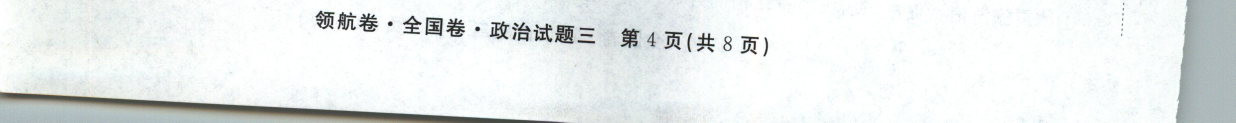
#> input picture testPic/pic_name.jpg, 2472 x 245 px (shown at 1/2 size)
$ python readPicNo.py
#> lines starting #> are read from the running program, lines starting #| are printed output that depends on the picture
#   _*_ coding:utf-8 _*_
#从图片上扣一块下来。并且分析哪个图是哪张纸。
__author__ = 'admin'
from PIL import Image, ImageDraw, ImageFont
import cv2
from aip import AipOcr
import re
import configparser


def get_file_content(file):
    with open(file, 'rb') as fp:
        return fp.read()

def img_to_str(image_path):
    image = get_file_content(image_path)
    # 通用文字识别（可以根据需求进行更改）
    result = client.basicGeneral(image)
    return result

# if __name__ == '__main__':
def getInfo(file_path):
    # file_path = 'testPic/2019-12-20-0101.jpg'
#> called with file_path = 'testPic/pic_name.jpg'
    img = cv2.imread(file_path)
#> img is the input picture: shape (245, 2472, 3); mean B, G, R 235.8, 236.3, 232.4
    sp = img.shape
#> sp = (245, 2472, 3)

    sz1 = sp[0]  # height(rows) of image
#> sz1 = 245
    sz2 = sp[1]  # width(colums) of image
#> sz2 = 2472

    zuoshangX = 0
    zuoshangY = sz1 * 0.93
#> zuoshangY = 227.9
    youxiaX = sz2
#> youxiaX = 2472
    youxiaY = sz1
#> youxiaY = 245

    im = Image.open(file_path)
    #   设置抠图区域
    box = (zuoshangX, zuoshangY, youxiaX, youxiaY)
#> box = (0, 227.9, 2472, 245)
    #   从图片上抠下此区域
    region = im.crop(box)
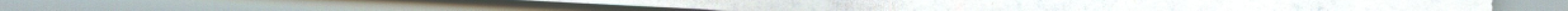
#> region: PIL image 2472x17 RGB (shown at 1/2 size); mean R, G, B 201.9, 207.2, 205.1
    newPic = "testPic/pic_name.jpg"
    region.save(newPic, quality=95)

    config = configparser.ConfigParser()
    config.read("config/config.ini", encoding="utf-8")
#> (the run stopped early here; a loop or call above may not have finished)

$ run again, with testPic/2019-12-20-0012.jpg copied over testPic/pic_name.jpg
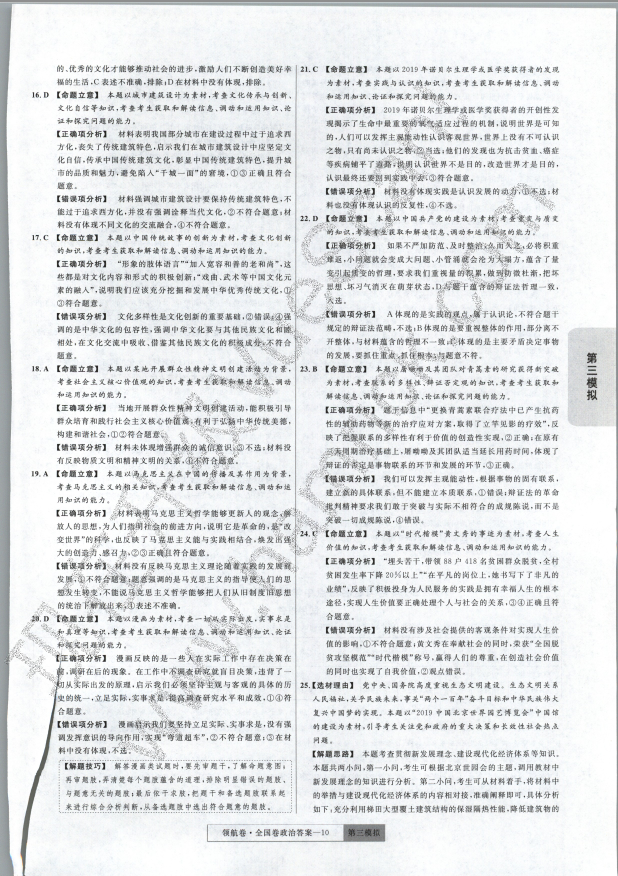
#> input picture testPic/2019-12-20-0012.jpg, 2472 x 3504 px (shown at 1/4 size)
#> in getInfo, img is the input picture: shape (3504, 2472, 3); mean B, G, R 228.6, 227.1, 224.8
#> in getInfo, `region = im.crop(box)`:
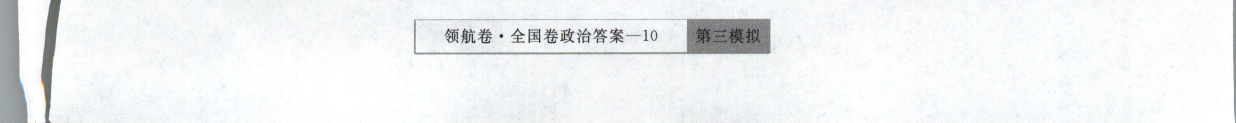
#> region: PIL image 2472x245 RGB (shown at 1/2 size); mean R, G, B 239.7, 241.8, 242.9

$ run again, with testPic/2019-12-20-0019.jpg copied over testPic/pic_name.jpg
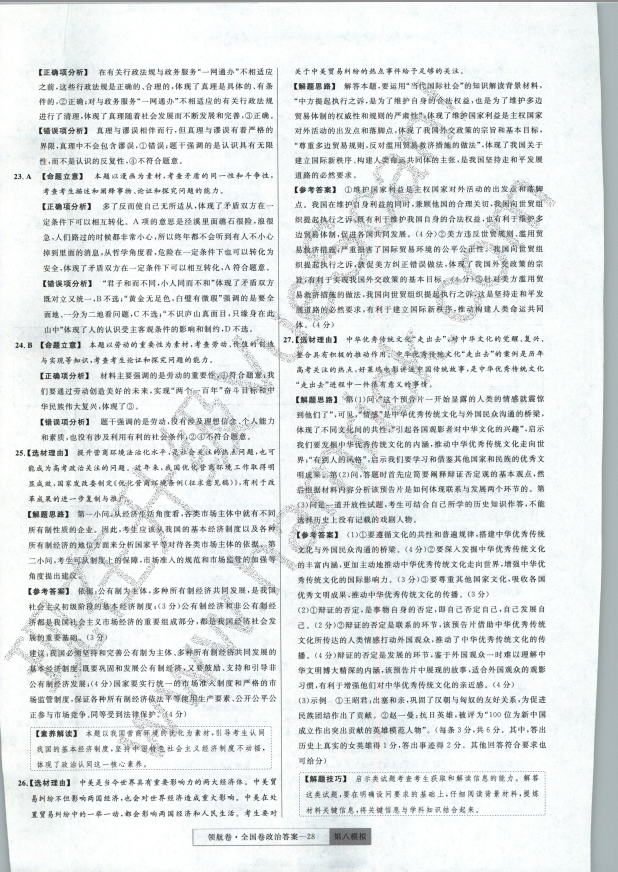
#> input picture testPic/2019-12-20-0019.jpg, 2472 x 3488 px (shown at 1/4 size)
#> in getInfo, img is the input picture: shape (3488, 2472, 3); mean B, G, R 230.3, 230.1, 226
#> in getInfo, `region = im.crop(box)`:
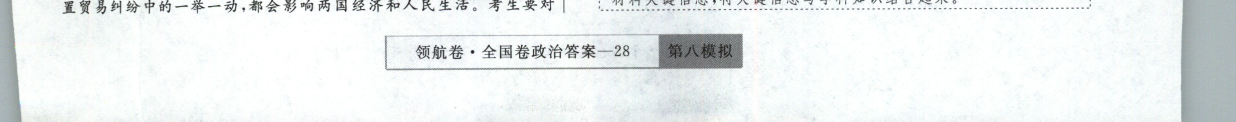
#> region: PIL image 2472x244 RGB (shown at 1/2 size); mean R, G, B 235.3, 239.3, 239.2
